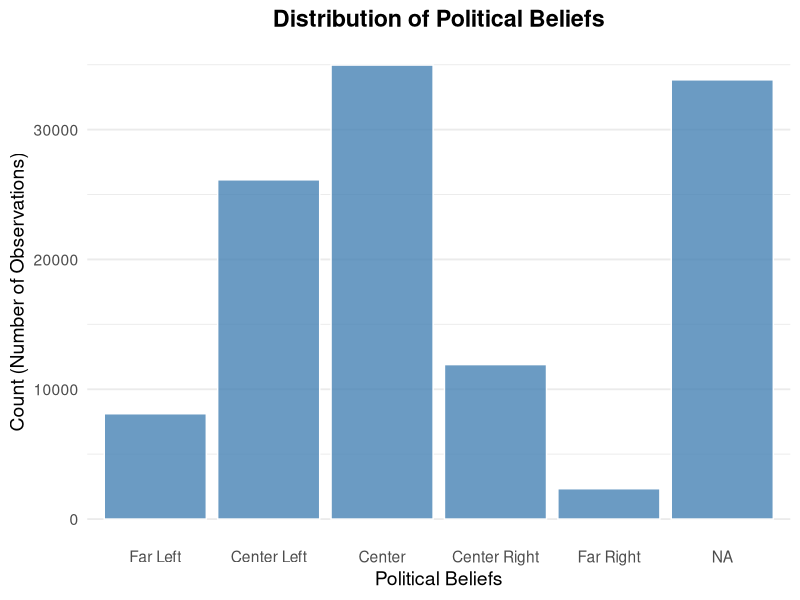
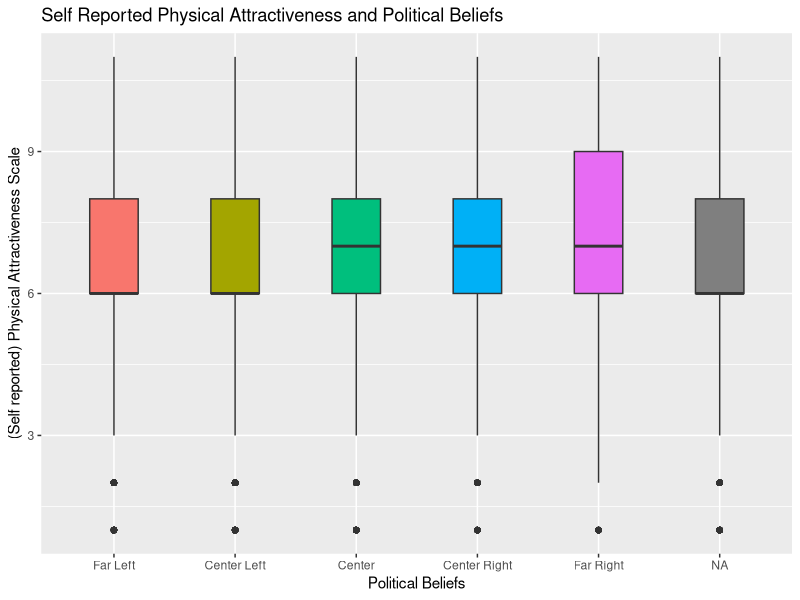
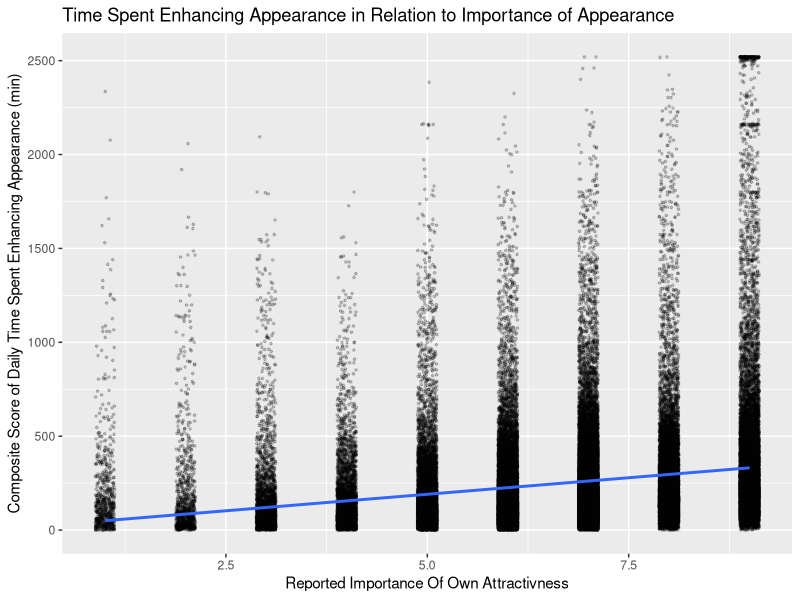

Here is the R script that generated these plots, in order:
## ---- chunk 1
#| label: load-data
#| include: false
library(ggplot2)
library(here)
# quarto doesn't find my files in nested folder structure, 
# doctor google recommends this code from the "here" package, which works.

h1 <- utils::read.csv(here::here("data/processed_data/practice_h1.csv"))
h2 <- utils::read.csv(here::here("data/processed_data/practice_h2.csv"))
## ---- chunk 2

# small data fix

# I realized that my boxplot labelled the x-axis wrong, so I need to changes the levels in my cot_politics variable
# For the sake of simplicity, I will just do this here.

h1$cot_politics <- factor(h1$cot_politics, levels = c("far_left", "center_left", "center", "center_right", "far_right"))

## ---- chunk 3
#| label: h1-descriptives
# Count respondents in each group.
table(h1$cot_politics)

# Summarize attractiveness points seperately in each group.
by(h1$self_physatt, h1$cot_politics, summary)

## ---- chunk 4
#| label: fig-distr
#| fig-cap: "Distribution of Political Beliefs"
#| fig-width: 8
#| fig-height: 5

# 2. Generate the plot
ggplot(h1, aes(x = cot_politics)) +
  geom_bar(fill = "steelblue", color = "white", alpha = 0.8) +
  labs(
    title = "Distribution of Political Beliefs",
    x = "Political Beliefs",
    y = "Count (Number of Observations)"
  ) +
  theme_minimal(base_size = 14) +
           scale_x_discrete(labels = c("Far Left", "Center Left", "Center", "Center Right", "Far Right")) +# Clean theme with readable font size
  theme(
    plot.title = element_text(face = "bold", hjust = 0.5),
    panel.grid.major.x = element_blank()  
      # Removes vertical gridlines for cleaner look
  )
## ---- chunk 5
#| label: fig-pol-att
#| fig-cap: "Self Reported Physical Attractiveness and Political Beliefs"
#| fig-width: 8
#| fig-height: 5


# plot
ggplot(data = h1, aes(x = cot_politics,
                   y = self_physatt,
                   fill = cot_politics)) +
         geom_boxplot(width = .4) + 
         labs(x = "Political Beliefs", 
         y = "(Self reported) Physical Attractiveness Scale",, 
         title = "Self Reported Physical Attractiveness and Political Beliefs") +
         scale_x_discrete(labels = c("Far Left", "Center Left", "Center", "Center Right", "Far Right")) +
         guides(fill = "none") 

## ---- chunk 6
#| label: h1_anovas

model <- aov(self_physatt ~ cot_politics, data = h1)
summary(model)

# Pairwise comparisons
TukeyHSD(model)


## ---- chunk 7
#| label: h2-descriptives
# don't show ID here
summary(h2[, c("attract_importance_1", "app_enh_total")])

## ---- chunk 8
#| label: fig-attenh
#| fig-cap: "Time Spent Enhancing Appearance in Relation to Importance of Appearance"
#| fig-width: 8
#| fig-height: 5

#Scatter Plot with line
ggplot(data = h2, 
                  aes(x = attract_importance_1,
                      y = app_enh_total)) +
                         geom_jitter(width=.12, height=.1, alpha=.2, size = .6)  +
        labs(x = "Reported Importance Of Own Attractivness", 
        y = "Composite Score of Daily Time Spent Enhancing Appearance (min)", 
        title = "Time Spent Enhancing Appearance in Relation to Importance of Appearance") +
  geom_smooth(method="lm")



## ---- chunk 9
#| label: correlation
r <- cor(h2$attract_importance_1, h2$app_enh_total, use = "complete.obs")
round(r,2)
